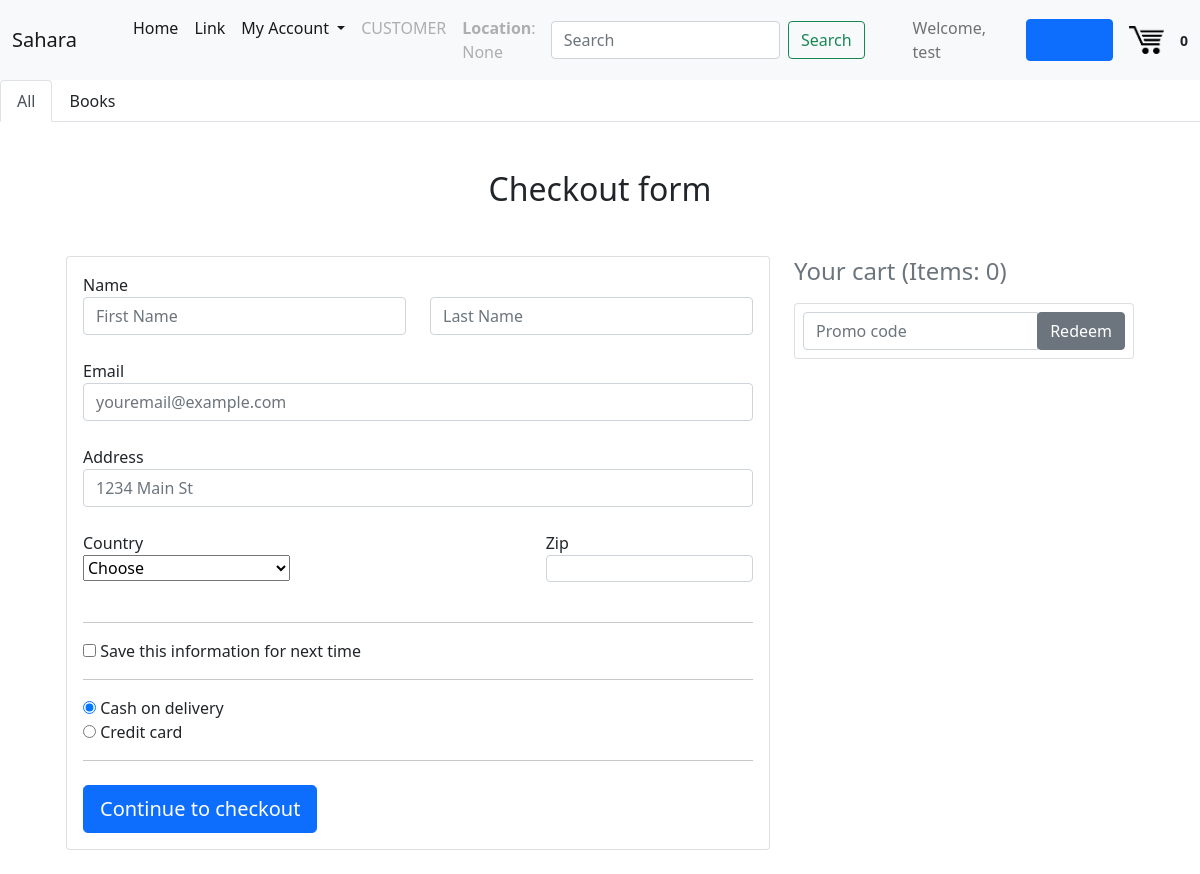
The app's page /checkout (signed in), older data.
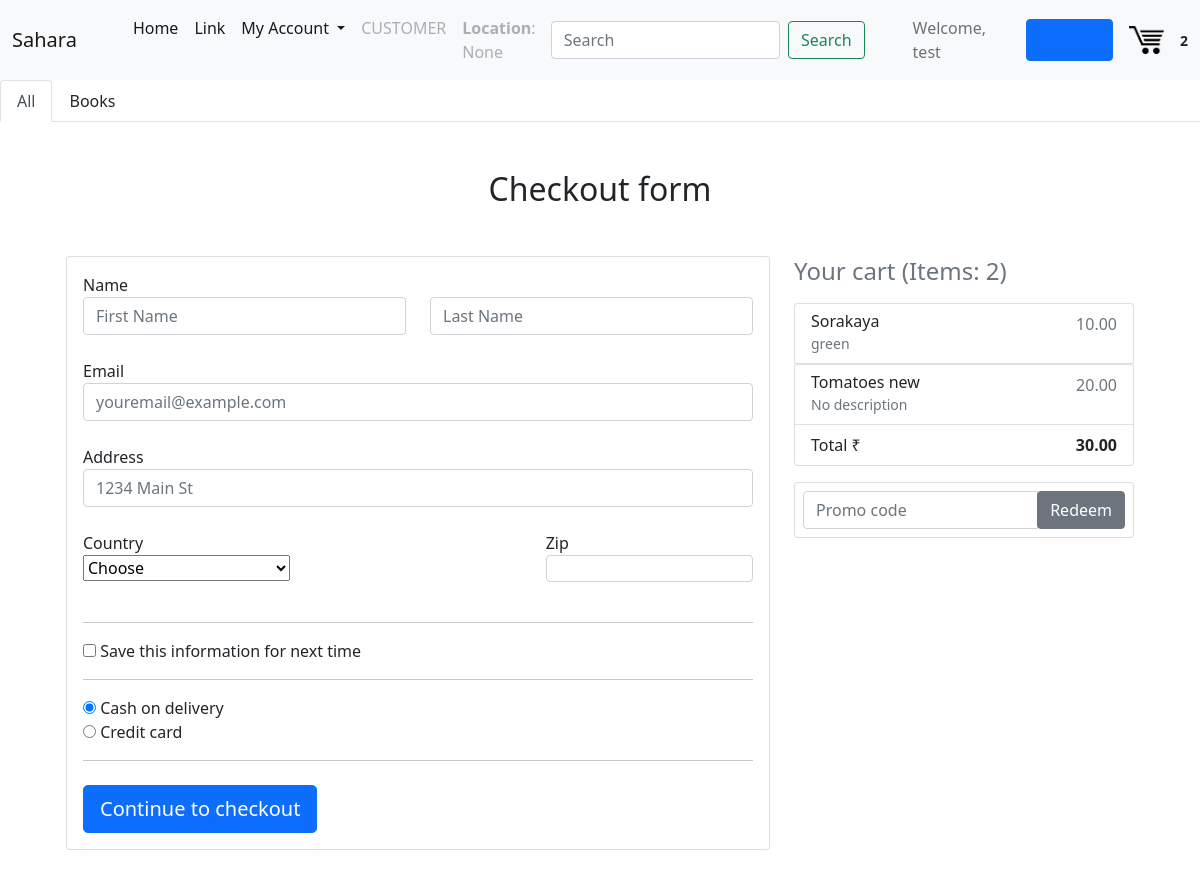
The same page, newer data.
### core/models.py (models this page shows, shortened)
class OrderItem(models.Model):
    product = models.ForeignKey(Product, on_delete=models.CASCADE)
    order = models.ForeignKey(Order, on_delete=models.CASCADE)
    quantity = models.DecimalField(max_digits=10, decimal_places=2, default=0.00, validators=[MinValueValidator(Decimal('0.00'))])
    @property
    def get_total(self):
        total = self.product.price_per_unit * self.quantity
        return total

class Product(models.Model):
    seller = models.ForeignKey(User, on_delete = models.CASCADE, related_name="seller")
    date_posted = models.DateTimeField(auto_now_add=True)
    stock = models.DecimalField(max_digits=20, decimal_places=2, default=0.00, validators=[MinValueValidator(Decimal('0.00'))])
    title = models.CharField(max_length=255)
    content = models.TextField(blank=True, null=True)
    img = models.FileField(default = "default.png", upload_to = "", blank=True, null=True)
    rating = models.DecimalField(max_digits=3, decimal_places=2, default=0.00, validators=[MinValueValidator(Decimal('0.00'))])
    tags = models.CharField(
        max_length = 20,
        choices = CAT_CHOICES,
        default = 'vegetables',
    )
    measurment_unit = models.CharField(
        max_length = 5,
        choices = UNIT_CHOICES,
        default = 'kg',
    )
    price_per_unit = models.DecimalField(max_digits=20, decimal_places=2, validators=[MinValueValidator(Decimal('0.00'))])

### core/views.py (the view, shortened to what this page needs)
# urls.py: path('checkout', checkout),
@login_required
def checkout(request):
    if request.method == 'GET':
        order = Order.objects.filter(customer = request.user, complete=False).first()
        orderitem = order.orderitem_set.all()
        cartItems = order.get_cart_items
        order_total = order.get_cart_total
        return render(request, 'core/checkout.html', context={"cartItems": cartItems, "order_total": order_total, "orderitem":orderitem})

### core/models.py (called while the page is built)
    @property
    def get_cart_total(self):
        order_items = self.orderitem_set.all()
        total = sum([item.get_total for item in order_items])
        return total

    @property
    def get_cart_items(self):
        order_items = self.orderitem_set.all()
        x = [item.quantity for item in order_items]
        total = len(x)
        return total

### core/templates/core/checkout.html (shortened to what the changed rows need)
{% extends "core/base.html" %}
{% block content %}
  <main>
    <div class="container wow fadeIn">
      <h2 class="my-5 h2 text-center">Checkout form</h2>
      <div class="row">
        <div class="col-md-4 mb-4">
          <h4 class="d-flex justify-content-between align-items-center mb-3">
            <span class="text-muted">Your cart (Items: {{ cartItems }})</span>
            <span class="badge badge-secondary badge-pill">3</span>
          </h4>
          {% if cartItems %}
          {% for item in orderitem %}
          <ul class="list-group mb-3 z-depth-1">
            <li class="list-group-item d-flex justify-content-between lh-condensed">
              <div>
                <h6 class="my-0">{{ item.product.title }}</h6>
                {% if item.product.content %}
                  <small class="text-muted" style="text-overflow: ellipsis; overflow: hidden;">{{ item.product.content }}</small>
                {% else %}
                  <small class="text-muted" style="text-overflow: ellipsis; overflow: hidden;">No description</small>
                {% endif %}
                </div>
              <span class="text-muted">{{ item.product.price_per_unit }}</span>
            </li>
            {% endfor %}
            <li class="list-group-item d-flex justify-content-between">
              <span>Total ₹</span>
              <strong>{{ order_total|floatformat:2 }}</strong>
            </li>
          </ul>
          {% endif %}
        </div>
      </div>
    </div>
  </main>
  {% endblock content %}

### core/templates/core/base.html (shortened to what this page needs)
{% load static %}
<!DOCTYPE html>
<html lang="en">
<head>
    <link href="https://cdn.jsdelivr.net/npm/bootstrap@5.0.0-beta3/dist/css/bootstrap.min.css" rel="stylesheet">
    <link rel="stylesheet" href="{% static 'core/css/main.css' %}">
</head>
<body>
    <header class = "site-header">
        <nav class="navbar navbar-expand-lg navbar-light bg-light">
            <div class="container-fluid">
              <a class="navbar-brand" href="{% url 'app-home' %}">Sahara</a>
              <div class="collapse navbar-collapse" id="navbarSupportedContent">
                <ul class="navbar-nav me-auto mb-2 mb-lg-0" style="position: relative; margin-left: 2rem;">
                  <li class="nav-item">
                    <a class="nav-link active" aria-current="page" href="{% url 'app-home' %}">Home</a>
                  </li>
                  <li class="nav-item">
                    <a class="nav-link active" href="#">Link</a>
                  </li>
                  <li class="nav-item dropdown">
                    <a class="nav-link active dropdown-toggle" href="#" id="navbarDropdown" role="button" data-bs-toggle="dropdown" aria-expanded="false">
                      My Account
                    </a>
                  </li>
                  {% if user.is_authenticated %}
                  <li class="nav-item">
                    <a class="nav-link disabled" href="#" tabindex="-1" aria-disabled="true">{{user.profile.user_type}}</a>
                  </li>
                  <li class="nav-item">
                    <a class="nav-link disabled" href="#" tabindex="-1" aria-disabled="true"><b>Location</b>: {{user.profile.location}}</a>
                  </li>
                  {% endif %}
                </ul>
                  <form method="POST" action="/search" class="d-flex text-center" style="margin-right: 3em;">
                    <input class="form-control me-2" name="search" type="search" placeholder="Search" id="searchbox" aria-label="Search">
                    <button class="nav-item btn btn-outline-success" type="submit">Search</button>
                  </form>
                {% if user.is_authenticated %}
                      <span class="navbar-text" style="margin-right: 0.5em;">
                      Welcome, {{user.username}}
                      </span>
                      <a class = "nav-item nav-link btn btn-primary d-flex" style="float: right; margin-left: 0.5rem;" href="/logout">Logout</a>
                {% endif %}
                <a href="{% url 'cart' %}">
                <img  id="cart-icon" width="35" style="margin-left: 1rem; margin-right: 1rem;" src="{% static 'core/cart.png' %}">
                </a>
                <small style="font-weight:bold;">{{ cartItems }}</small>
              </div>
            </div>
          </nav>
          {% block nav %}
          {% endblock %}
    </header>
    <main role="main" class="container">
      <div class="row">
          {% block content %}{% endblock %}
        </div>
    </main>
    <link rel="stylesheet" href="https://use.fontawesome.com/releases/v5.7.0/css/all.css">
  </body>
</html>

Row changes from the older to the newer data that the page shows:
added OrderItem: product "Sorakaya", product.content "green", product.price_per_unit "10.00"
added OrderItem: product "Tomatoes new", shows "No description", product.price_per_unit "20.00"
Text that changed along with them:
{{ cartItems }}: "0" → "2"
{{ order_total|floatformat:2 }}: (not shown) → "30.00"
text now shown: "Total ₹"
